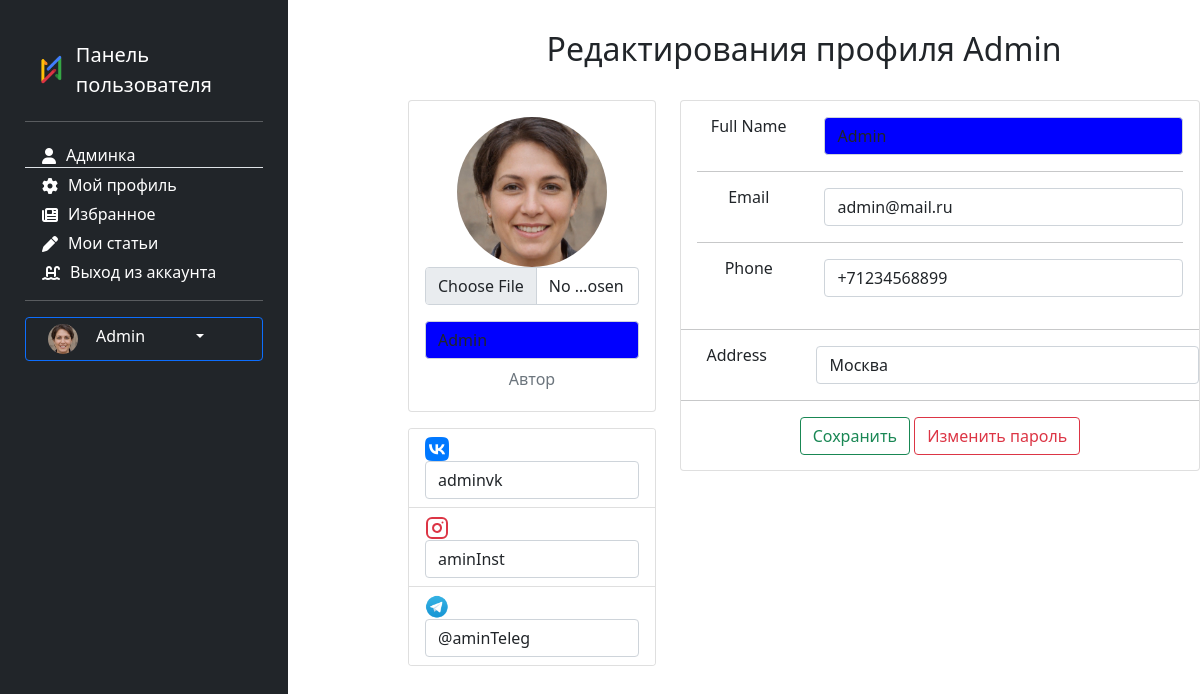
Page /ru/users/profile/update (signed in) on the earlier database version.
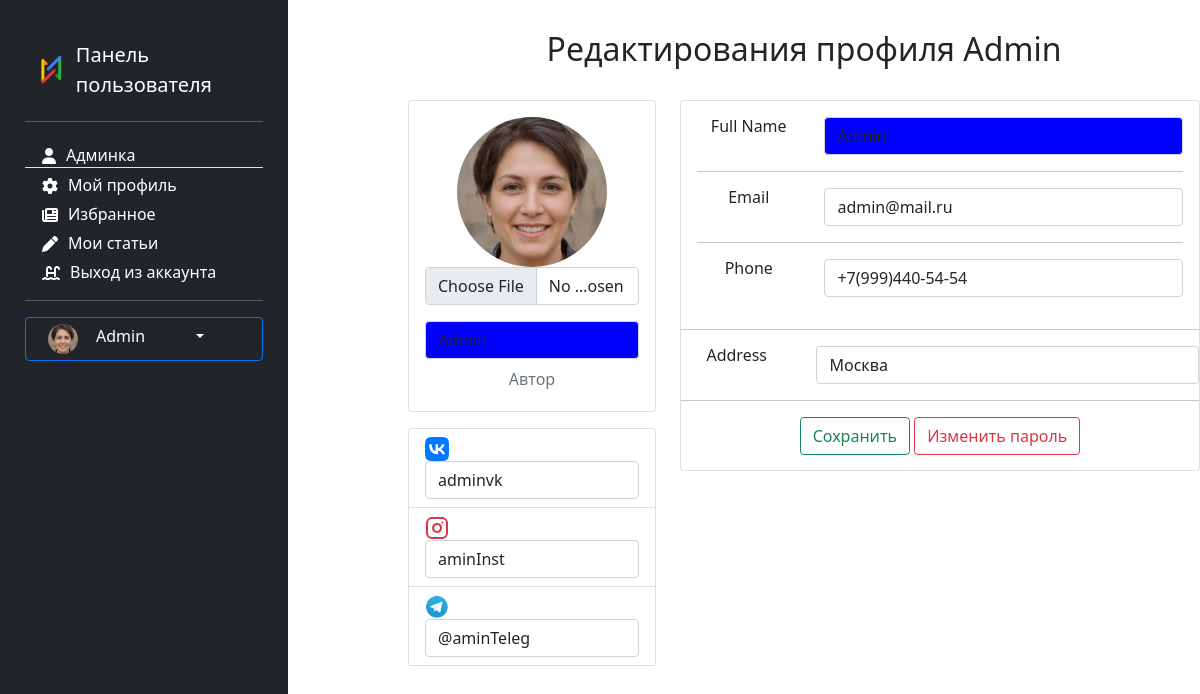
Same page on the later database version.
### users/models.py (models this page shows, shortened)
class Account(models.Model):
    gender_choices= (('M','Male'),
                     ('F','Female'),
                     ('N/A','Not answered'))
    user = models.OneToOneField(User,on_delete=models.CASCADE,
                                primary_key=True)
    nickname = models.CharField(max_length=100)
    birthdate = models.DateField(null=True)
    gender = models.CharField(choices=gender_choices,max_length=20,null=True)
    account_image = models.ImageField(default='default.jpg',
                                      upload_to='account_images')
    address = models.CharField(max_length=100,null=True)
    vk = models.CharField(max_length=100,null=True)
    instagram = models.CharField(max_length=100,null=True)
    telegram = models.CharField(max_length=100,null=True)
    phone = models.CharField(max_length=20,null=True,validators=[validate_phone])
    class Meta:
        ordering = ['user']
        verbose_name = 'Профиль'
        verbose_name_plural ='Профили'

### users/views.py (the view)
# urls.py: path('profile/update', views.profile_update, name='profile_update'),
def profile_update(request):
    user = request.user
    account = Account.objects.get(user=user)
    if request.method == "POST":
        user_form = UserUpdateForm(request.POST, instance=user)
        account_form = AccountUpdateForm(request.POST, request.FILES, instance=account)
        context = {'account_form': AccountUpdateForm(instance=account),
                   'user_form': UserUpdateForm(instance=user)}
        if user_form.is_valid() and account_form.is_valid():
            user_form.save()
            account_form.save()
            messages.success(request,"Профиль успешно обновлен")
            return redirect('profile')
        else:
            error_dict= dict(account_form.errors)
            error_dict.update(dict(user_form.errors))
            messages.warning(request, error_dict)
    else:
        context = {'account_form':AccountUpdateForm(instance=account),
                   'user_form':UserUpdateForm(instance=user)}
    return render(request,'users/edit_profile.html',context)

### users/forms.py
class UserUpdateForm(UserChangeForm):
    class Meta:
        model = User
        fields = ['username', 'email', 'first_name', 'last_name']
        widgets = {'username': TextInput({'class': 'textinput form-control newinput',
                                          'placeholder': 'username',
                                          'id':'inputformcolor'}),
                   'email': EmailInput({'class': 'textinput form-control',
                                        'placeholder': 'email'}),
                   'first_name': TextInput({'class': 'textinput form-control',
                                            'placeholder': 'First name'}),
                   'last_name': TextInput({'class': 'textinput form-control',
                                           'placeholder': 'Last name'}),
                   }

### users/templates/users/edit_profile.html (shortened to what the changed rows need)
{% extends 'main/base_template.html' %}
{% load static %}
{% load bootstrap5 %}
{% load crispy_forms_tags %}
{% block sidebar %} {% include 'users/user_panel.html' %} {% endblock %}
{% block content %}
<div class="row">
    <div class="text-center" style="margin-top:30px;">
        <h2>Редактирования профиля {{ request.user.username }}</h2>
        <br>
        <form method="post" enctype="multipart/form-data">
        <div class="row gutters-sm">
            <div class="col-md-4 mb-3">
                <div class="card">
                    <div class="card-body">
                        <div class="d-flex flex-column align-items-center text-center">
                            <img src="{{ request.user.account.account_image.url }}" alt="{{ request.user.username }}"
                                 class="rounded-circle" width="150">
                            {{ account_form.account_image }}
                            <div class="mt-3">
                                <h4> {{ user_form.username }}</h4>
                                <p class="text-secondary mb-1"> {% if request.user.is_staff %} Автор {% endif %}</p>
                            </div>
                        </div>
                    </div>
                </div>
                <div class="card mt-3">
                    <ul class="list-group list-group-flush">
                        <li class="list-group-item d-flex justify-content-between align-items-center flex-wrap">
                            <span class="text-secondary"> {{ account_form.vk }}</span>
                        </li>
                        <li class="list-group-item d-flex justify-content-between align-items-center flex-wrap">
                            <span class="text-secondary"> {{ account_form.instagram }}</span>
                        </li>
                        <li class="list-group-item d-flex justify-content-between align-items-center flex-wrap">
                            <span class="text-secondary">{{ account_form.telegram }}</span>
                        </li>
                    </ul>
                </div>
            </div>
            <div class="col-md-8">
                <div class="card mb-3">
                    <div class="card-body">
                        <div class="row">
                            <div class="col-sm-9 text-secondary">
                                {{ account_form.phone }}
                            </div>
                        </div>
                    </div>
                    <div class="row">
                        <div class="col-sm-9 text-secondary">
                                {{ account_form.address }}
                        </div>
                    </div>
                </div>
            </div>
        </div>
        </form>
    </div>
</div>
</div>
{% endblock %}

Differences in the rows shown:
changed Account "adminvk": phone "+71234568899" → "+7(999)440-54-54"
